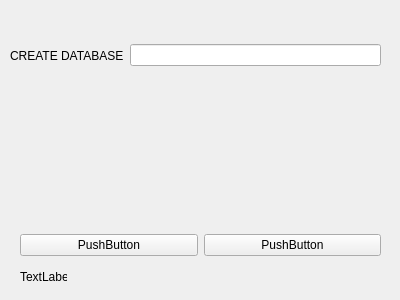
<?xml version="1.0" encoding="UTF-8"?>
<ui version="4.0">
 <class>Form</class>
 <widget class="QWidget" name="Form">
  <property name="geometry">
   <rect>
    <x>0</x>
    <y>0</y>
    <width>400</width>
    <height>300</height>
   </rect>
  </property>
  <property name="windowTitle">
   <string>Form</string>
  </property>
  <widget class="QWidget" name="horizontalLayoutWidget">
   <property name="geometry">
    <rect>
     <x>10</x>
     <y>30</y>
     <width>371</width>
     <height>51</height>
    </rect>
   </property>
   <layout class="QHBoxLayout" name="horizontalLayout">
    <item>
     <widget class="QLabel" name="label">
      <property name="text">
       <string>CREATE DATABASE</string>
      </property>
     </widget>
    </item>
    <item>
     <widget class="QLineEdit" name="lineEdit"/>
    </item>
   </layout>
  </widget>
  <widget class="QWidget" name="horizontalLayoutWidget_2">
   <property name="geometry">
    <rect>
     <x>20</x>
     <y>230</y>
     <width>361</width>
     <height>31</height>
    </rect>
   </property>
   <layout class="QHBoxLayout" name="horizontalLayout_2">
    <item>
     <widget class="QPushButton" name="pushButton_2">
      <property name="text">
       <string>PushButton</string>
      </property>
     </widget>
    </item>
    <item>
     <widget class="QPushButton" name="pushButton">
      <property name="text">
       <string>PushButton</string>
      </property>
     </widget>
    </item>
   </layout>
  </widget>
  <widget class="QLabel" name="label_2">
   <property name="geometry">
    <rect>
     <x>20</x>
     <y>270</y>
     <width>47</width>
     <height>13</height>
    </rect>
   </property>
   <property name="text">
    <string>TextLabel</string>
   </property>
  </widget>
 </widget>
 <resources/>
 <connections/>
</ui>
